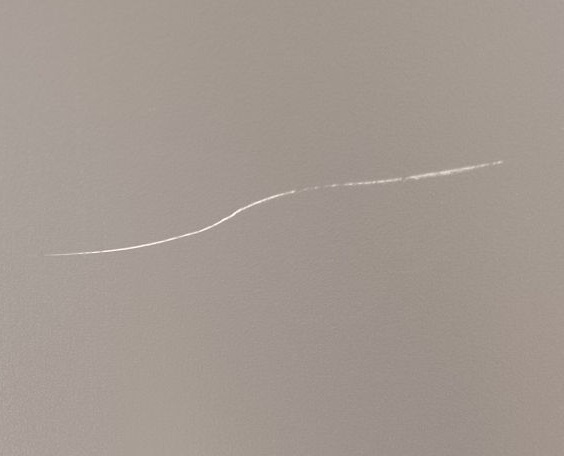
#> input picture 1. Procesamiento de Imagenes/2.jpg, 564 x 456 px, found by its file name
$ python Manejo_imagenes.py
#> lines starting #> are read from the running program, lines starting #| are printed output that depends on the picture; after the words box and inside, x2 and y2 are one past the last pixel; in counts of white or black regions, pixels touching at a corner belong together
# -*- coding: utf-8 -*-
"""
Created on Wed Nov 23 10:33:27 2022

@author: LASSODS
"""

import cv2
import numpy as np

imagen_prueba = cv2.imread('C:/Users/LASSODS/Cursos/ComputerVision_DeepLearning/1. Procesamiento de Imagenes/2.jpg')
#> imagen_prueba is the input picture: shape (456, 564, 3); mean B, G, R 145.1, 152.7, 163.1

b = imagen_prueba[:,:,0]
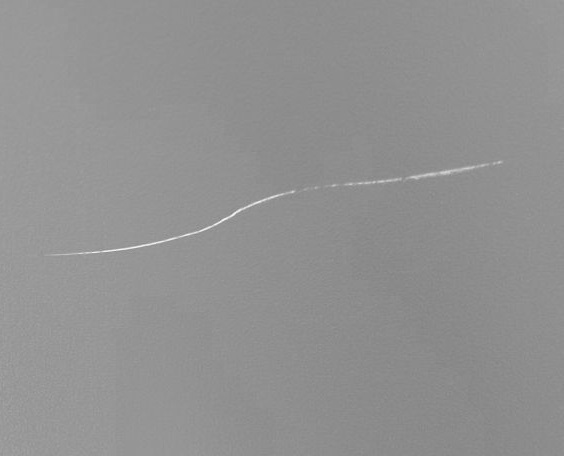
#> b: shape (456, 564); min 127, max 246, mean 145.1
g = imagen_prueba[:,:,1]
r = imagen_prueba[:,:,2]
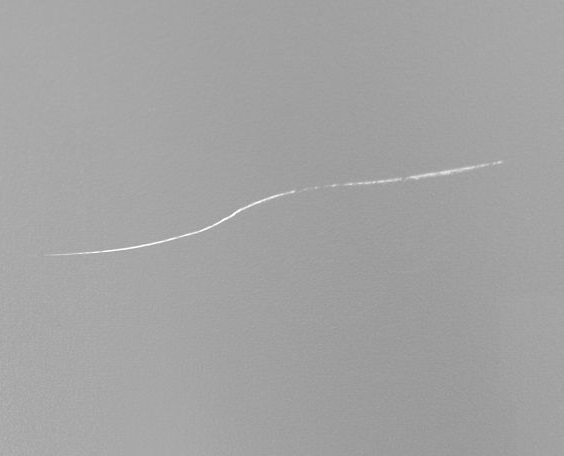
#> r: shape (456, 564); min 144, max 255, mean 163.1

# Imagen en escala de grises
img_gray = cv2.cvtColor(imagen_prueba,cv2.COLOR_BGR2GRAY)

# Imagen binaria
img_bin = np.uint8((img_gray<135)*255)
#> img_bin: shape (456, 564); every value is 0

# Imagen segmentada sobre escala de grises
img_seg = np.uint8(img_gray*(img_bin/255))

# Método Otsu para umbralizar
th_otsu,_ = cv2.threshold(img_gray,0,255,cv2.THRESH_BINARY+cv2.THRESH_OTSU)
#> th_otsu = 155
ima_bin_otsu = np.uint8((img_gray<th_otsu)*255)
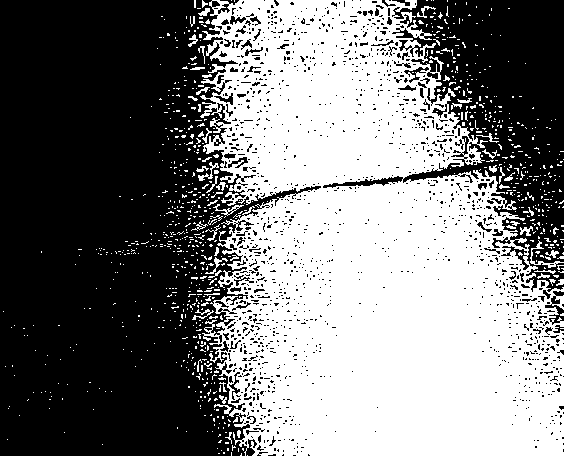
#> ima_bin_otsu: shape (456, 564); 48% white; 918 white regions (861 under 20 px), largest, box (x1, y1, x2, y2) and area: (200, 0, 564, 456) 117795, (530, 240, 564, 268) 149, (198, 162, 219, 181) 98

# Imagen segmentada a color
seg_color = imagen_prueba.copy()
seg_color[:,:,0] = np.uint8(b*(ima_bin_otsu/255))
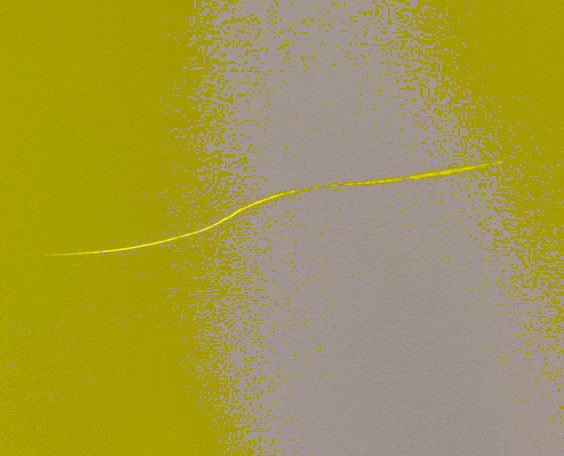
#> seg_color: shape (456, 564, 3); mean B, G, R 67.6, 152.7, 163.1
seg_color[:,:,1] = np.uint8(g*(ima_bin_otsu/255))
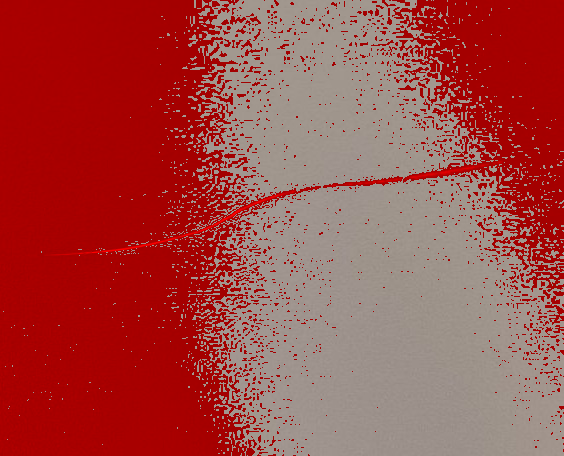
#> seg_color: shape (456, 564, 3); mean B, G, R 67.6, 71.3, 163.1
seg_color[:,:,2] = np.uint8(r*(ima_bin_otsu/255))
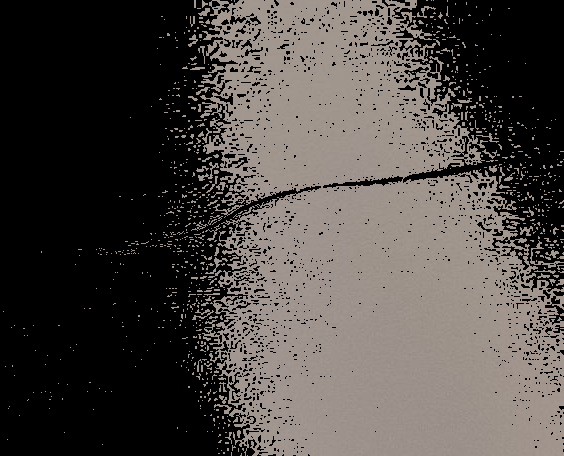
#> seg_color: shape (456, 564, 3); mean B, G, R 67.6, 71.3, 76.4

# Mostrar la imagen
cv2.imshow('',seg_color)
cv2.waitKey(0)
cv2.destroyAllWindows()

import matplotlib.pyplot as plt

plt.hist(img_gray.flatten(), bins=15)
plt.show()
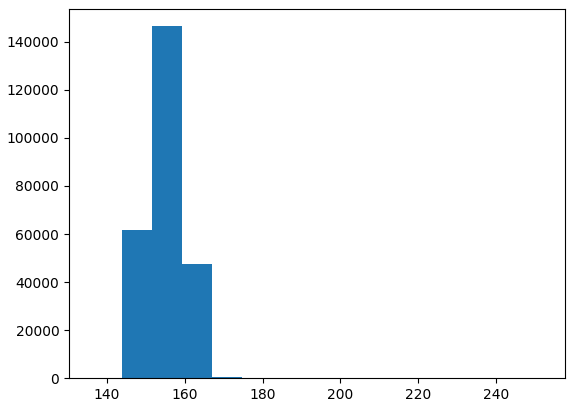
#> figure drawn by matplotlib, 1 panel; tallest bar 146480 high, from x = 151.5 to 159.2

$ run again, with 1. Procesamiento de Imagenes/1.jpg copied over 1. Procesamiento de Imagenes/2.jpg
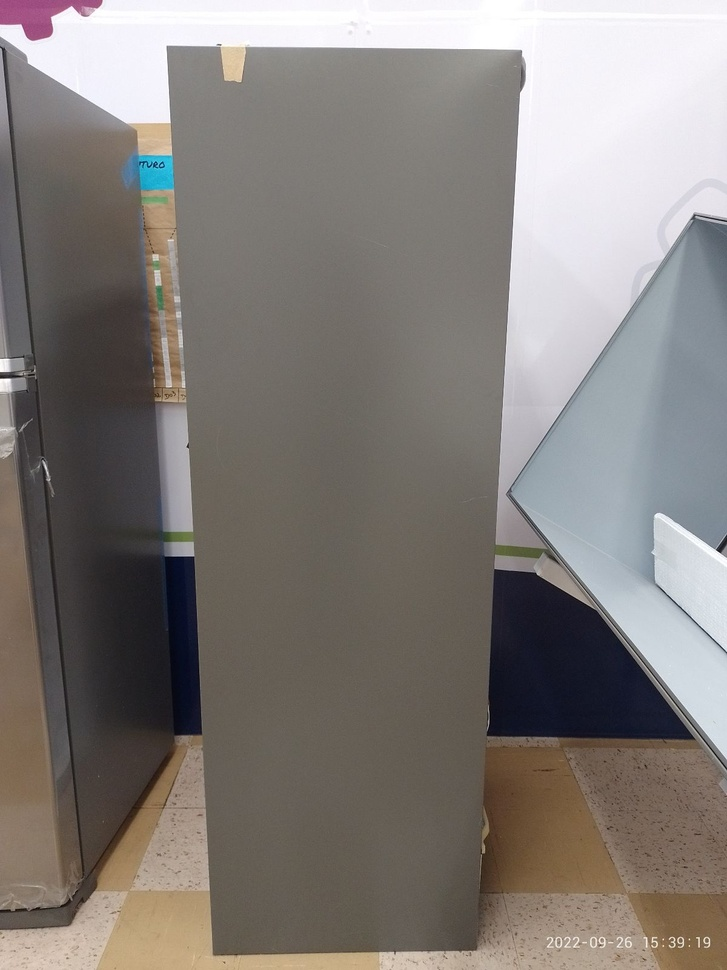
#> input picture 1. Procesamiento de Imagenes/1.jpg, 727 x 970 px, shrunk from 1200 x 1600 before the run, found by its file name
#> imagen_prueba is the input picture: shape (970, 727, 3); mean B, G, R 121.4, 125.4, 130.9
#> `img_bin = np.uint8((img_gray<135)*255)`:
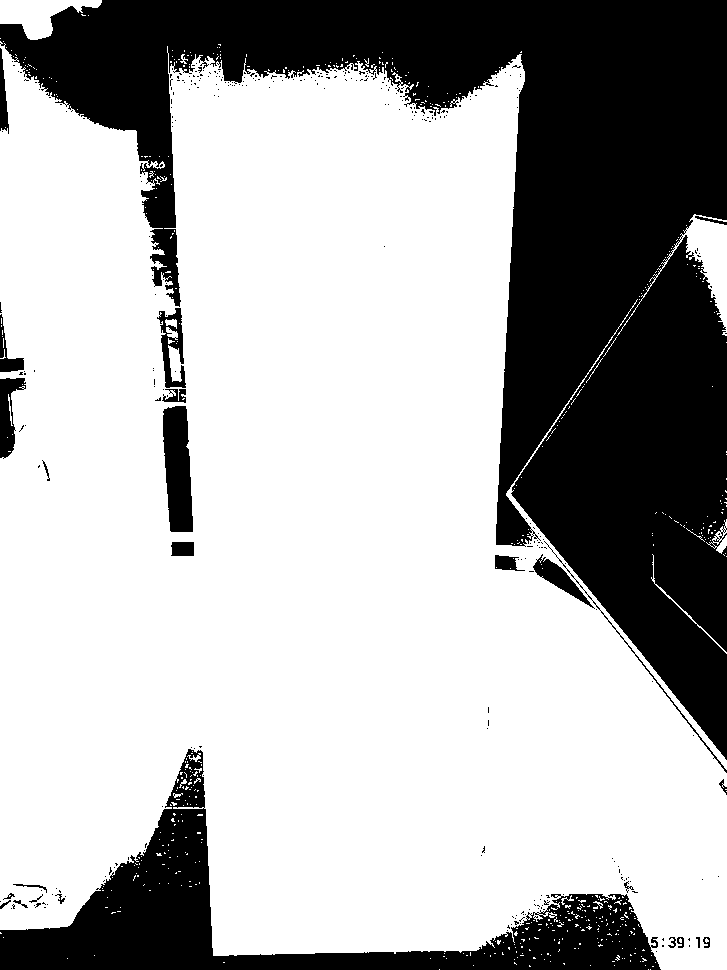
#> img_bin: shape (970, 727); 68.3% white; 327 black regions (301 under 20 px), largest, box (x1, y1, x2, y2) and area: (0, 0, 727, 760) 179736, (0, 749, 661, 970) 34384, (163, 406, 193, 532) 3011
#> th_otsu = 155
#> ima_bin_otsu: shape (970, 727); 75.1% white; 388 black regions (350 under 20 px), largest, box (x1, y1, x2, y2) and area: (0, 0, 727, 529) 104049, (513, 246, 727, 760) 34655, (0, 891, 660, 970) 20962
#> `plt.show()`:
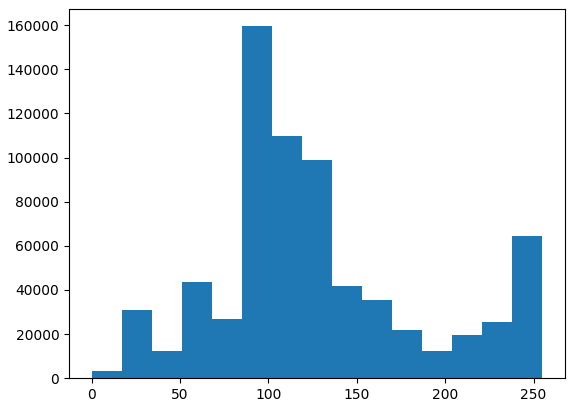
#> figure drawn by matplotlib, 1 panel; tallest bar 159508 high, from x = 85 to 102
